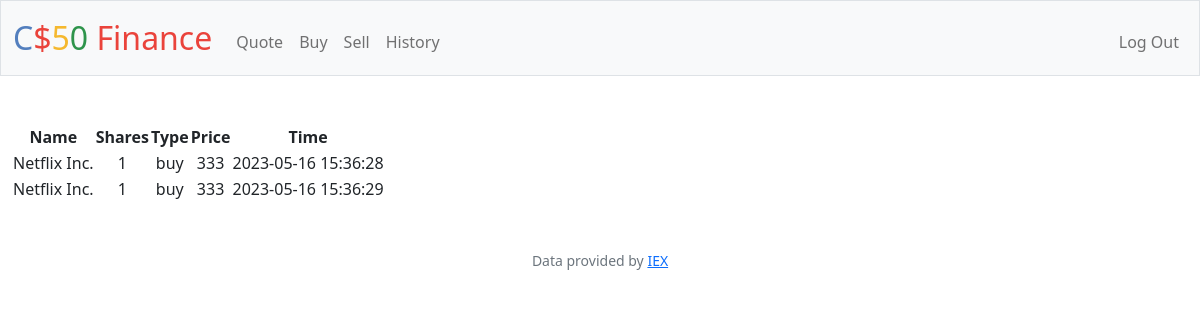
Screenshot of /history (signed in) with the database file from the repository.
### tables this page shows
CREATE TABLE transactions (id INTEGER PRIMARY KEY AUTOINCREMENT NOT NULL, userid INTEGER NOT NULL, type TEXT NOT NULL, name TEXT NOT NULL, symbol TEXT NOT NULL, stock INTEGER NOT NULL, price NUMERIC NOT NULL, date TEXT NOT NULL, FOREIGN KEY (userid) REFERENCES users(id));

### app.py (the view)
@app.route("/history")
@login_required
def history():
    user_id = session.get("user_id")
    TRANSACTIONS = db.execute(
        "SELECT * FROM transactions WHERE userid = ?", user_id)
    return render_template("history.html", transactions=TRANSACTIONS)

### app.py (called while the page is built)
@app.after_request
def after_request(response):
    response.headers["Cache-Control"] = "no-cache, no-store, must-revalidate"
    response.headers["Expires"] = 0
    response.headers["Pragma"] = "no-cache"
    return response

### helpers.py (called while the page is built)
def login_required(f):
    @wraps(f)
    def decorated_function(*args, **kwargs):
        if session.get("user_id") is None:
            return redirect("/login")
        return f(*args, **kwargs)
    return decorated_function

### templates/history.html (shortened to what this page needs)
{% extends "layout.html" %}
{% block main %}
<table>
   <div> <thead>
        <tr>
            <th>Name</th>
            <th>Shares</th>
            <th>Type</th>
            <th>Price</th>
            <th>Time</th>
        </tr>
    </thead>
    <tbody>
        {%for row in transactions%}
        <tr>
            <td>{{row["name"]}}</td>
            <td>{{row["stock"]}}</td>
            <td>{{row["type"]}}</td>
            <td>{{row["price"]}}</td>
            <td>{{row["date"]}}</td>
        </tr>
        {% endfor %}
    </tbody></div>
</table>
{% endblock %}

### rows the page displays
transactions: name "Netflix Inc.", stock "1", type "buy", price "333", date "2023-05-16 15:36:28"
transactions: name "Netflix Inc.", stock "1", type "buy", price "333", date "2023-05-16 15:36:29"
